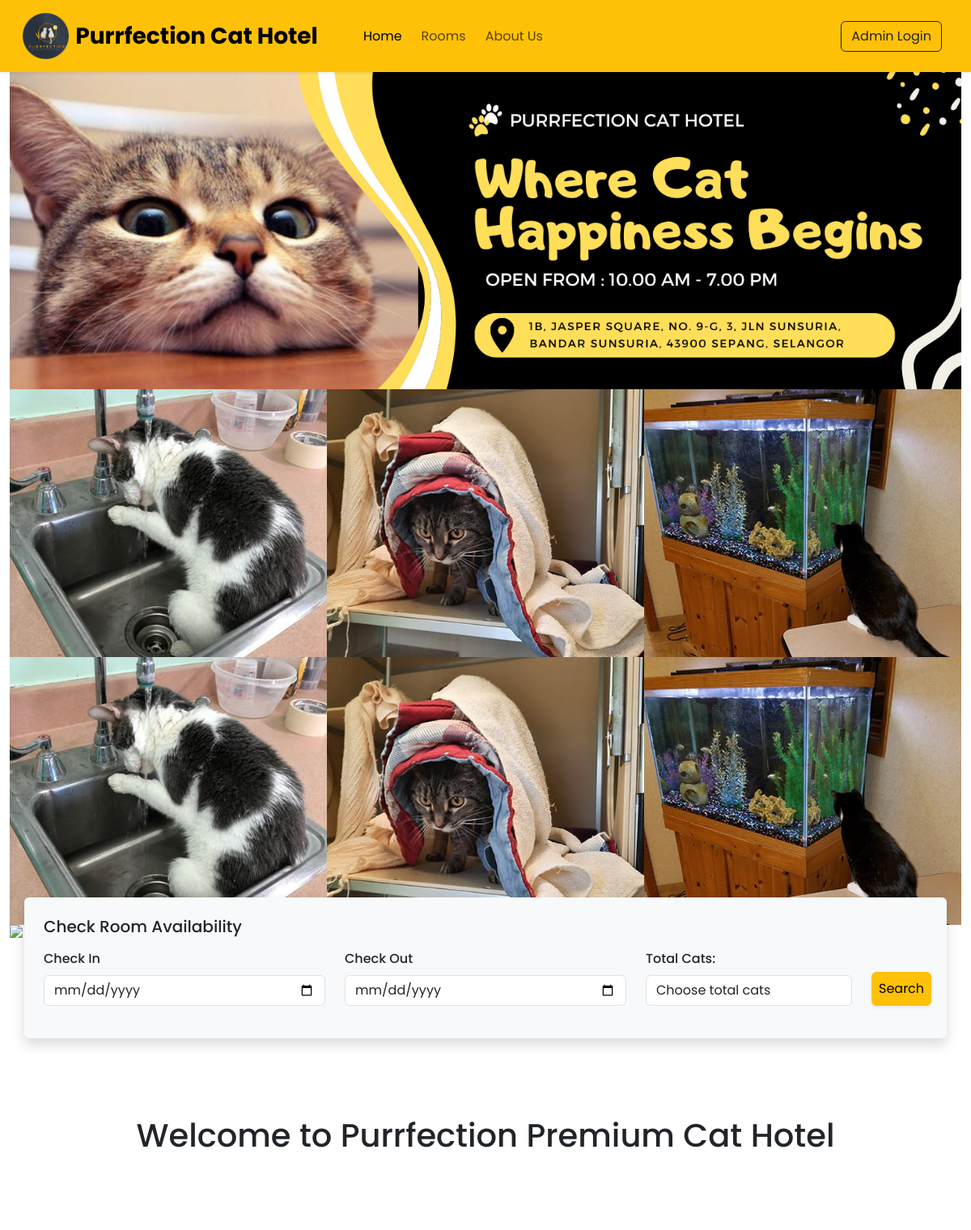
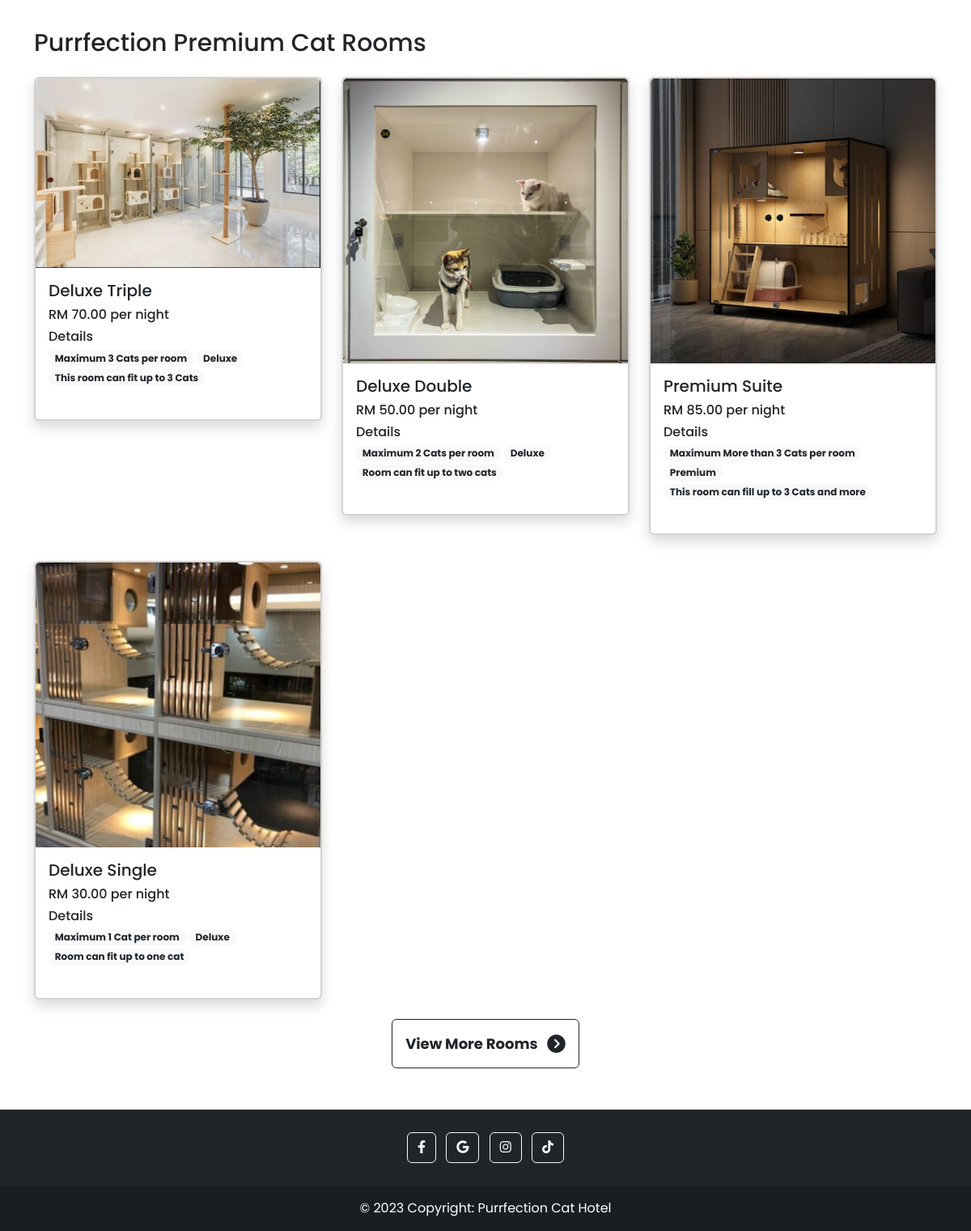
The page /homepage.php on the database its author committed (2 pictures, top to bottom).
### tables this page shows
CREATE TABLE `room_table` (
  `rooms_id` int(11) NOT NULL,
  `rooms_name` text NOT NULL,
  `rooms_type` text NOT NULL,
  `rooms_capacity` varchar(100) NOT NULL,
  `rooms_details` text NOT NULL,
  `rooms_img` text NOT NULL,
  `rooms_price` int(100) NOT NULL,
  `rooms_totalavailability` int(100) NOT NULL
);

### homepage.php (the view, shortened to what this page needs)
<!DOCTYPE html>
<html lang="en">
<head>
    <link href="https://cdn.jsdelivr.net/npm/bootstrap@5.3.0/dist/css/bootstrap.min.css" rel="stylesheet">
    <link rel="stylesheet" href="https://cdnjs.cloudflare.com/ajax/libs/font-awesome/6.4.0/css/all.min.css" />
    <link rel="stylesheet" href="style.css">
    <link rel="stylesheet" href="https://cdn.jsdelivr.net/npm/swiper@9/swiper-bundle.min.css"/>
</head>
<body>
    <nav  class="navbar navbar-expand-lg bg-warning px-lg-3 py-lg-3 shadow-sm sticky-top">
        <div class="container-fluid">
            <img src="./img/logohotelcat.png" alt="" class="logo me-2" href="homepage.php">
            <a href="homepage.php" class="navbar-brand me-5 fw-bold fs-3">Purrfection Cat Hotel</a>
            <div class="collapse navbar-collapse" id="navbarSupportedContent">
            <ul class="navbar-nav me-auto mb-2 mb-lg-0">
                <li class="nav-item">
                <a class="nav-link active me-2" aria-current="page" href="#">Home</a>
                </li>
                <li class="nav-item">
                <a class="nav-link me-2" href="rooms.php">Rooms</a>
                </li>
                <li class="nav-item">
                <a class="nav-link me-2" href="#">About Us</a>
                </li>
            </ul>
            <div class="d-flex">
                <button onclick="window.location.href = 'admin_area/loginadmin.php'" class="btn btn-outline-dark shadow-none me-lg-2 me-3" type="button">Admin Login</button>
            </div>
            </div>
        </div>
    </nav>
    <div class="container-fluid">
        <div class="swiper mySwiper-container">
            <div class="swiper-wrapper">
                <div class="swiper-slide">
                    <img src="img/slidermain.png" class="w-100 d-block h-10">
                </div>
                <div class="swiper-slide">
                    <img src="img/slidertry2.jpg" class="w-100 d-block h-10">
                </div>
                <div class="swiper-slide">
                    <img src="img/slidertry2.jpg" class="w-100 d-block h-10">
                </div>
                <div class="swiper-slide">
                </div>
            </div>
        </div>
    </div>
    <div class="container availroom-form">
        <div class="row">
            <div class="col-lg-13 bg-light shadow p-4 rounded">
                <h5>Check Room Availability</h5>
                <form action="searchresults.php" method="POST">
                    <div class="row pt-2 align-items-end">
                        <div class="col-lg-4 mb-3">
                            <label class="form-label" style="font-weight: 500;">Check In</label>
                            <input type="date" id="checkin" name="checkin" required class="form-control shadow-none">
                        </div>
                        <div class="col-lg-4 mb-3">
                            <label class="form-label" style="font-weight: 500;">Check Out</label>
                            <input type="date" id="checkout" name="checkout" required class="form-control shadow-none">
                        </div>
                        <div class="col-lg-3 mb-3">
                            <label class="form-label" style="font-weight: 500;">Total Cats:</label>
                            <select name="totalcats" id="totalcats"class='form-control shadow-none' required>
                            <option value="">Choose total cats<i class="fa-solid fa-chevron-down"></i></option>
                        </select>
                        </div>
                        <div class="col-lg-1 mb-lg-3 mt-2">
                        <button name="Search-avail" type="submit" class="btn text-center btn-warning shadow-sm p-2">Search</button>
                        </div>
                    </div>
                </form>
            </div>
        </div>
    </div>
    <br><br>
    <h1 class="text-center mt-5 welcome-section"> Welcome to Purrfection Premium Cat Hotel  </h1>
    <br>
    <br><br>
    <div class="container">
        <h4 class="mt-5" style="font-size: 30px">Purrfection Premium Cat Rooms</h4>
    </div>
    <div class="container rooms-prev">
        <div class="row">
        <?php
            require('includes/connect.php');
            $select_query = "SELECT * FROM room_table order by rand()";
            $result_query=mysqli_query($connection,$select_query);
            while($row=mysqli_fetch_assoc($result_query)){
                $rooms_name=$row['rooms_name'];
                $rooms_type=$row['rooms_type'];
                $rooms_capacity=$row['rooms_capacity'];
                $rooms_details=$row['rooms_details'];
                $rooms_img=$row['rooms_img'];
                $rooms_price=$row['rooms_price'];
                echo "<div class='col-lg-4 col-md-6 my-3'>
                <div class='card border-2 shadow' style='max-width: 360px; margin:auto'>
                    <img src='./admin_area/room_images/$rooms_img' class='card-img-top' alt='...'>
                    <div class='card-body'>
                        <h5 class='card-title'>$rooms_name</h5>
                        <h6>RM $rooms_price.00 per night</h6>
                        <div class='features mb-4'>
                            <h6 class='mb-1'>
                                Details
                            </h6>
                            <span class='badge rounded-pill text-dark bg-light text-wrap'>Maximum $rooms_capacity per room</span>
                            <span class='badge rounded-pill text-dark bg-light'>$rooms_type</span>
                            <span class='badge rounded-pill text-dark bg-light text-wrap'>$rooms_details</span>
                        </div>
                    </div>
                </div>
            </div>";
            }
        ?>
            <div class="col-lg-12 text-center mt-2">
                <a href="rooms.php" class="btn btn-sm btn-outline-dark rounded fw-bold shadow-none p-3" style="font-size: 18px;">View More Rooms <i class="fa-solid fa-circle-chevron-right fa-lg ms-2"></i></a>
            </div>
            <br><br><br><br><br>
        </div>
    </div>
    <footer class="bg-dark text-center text-white">
        <div class="container p-4 pb-0">
            <section class="mb-4">
            <a class="btn btn-outline-light btn-floating m-1" href="#!" role="button"
                ><i class="fab fa-facebook-f"></i
            ></a>
            <a class="btn btn-outline-light btn-floating m-1" href="#!" role="button"
                ><i class="fab fa-google"></i
            ></a>
            <a class="btn btn-outline-light btn-floating m-1" href="#!" role="button"
                ><i class="fab fa-instagram"></i
            ></a>
            <a class="btn btn-outline-light btn-floating m-1" href="#!" role="button"
                ><i class="fab fa-tiktok"></i
            ></a>
            </section>
        </div>
        <div class="text-center p-3" style="background-color: rgba(0, 0, 0, 0.2);">
            © 2023 Copyright: Purrfection Cat Hotel
        </div>
    </footer>
</body>
</html>

### style.css (style rules this page uses)
.logo { width: 7%; height: 7%; }
* { font-family: 'Poppins', sans-serif; }

### homepage.php (style rules this page uses)
* { font-family: 'Poppins', sans-serif; }
.logo { width: 5%; height: 5%; }
.availroom-form { margin-top: -50px; z-index: 2; position: relative; }

### rows shown on the page
room_table: rooms_img (picture), rooms_name "Deluxe Triple", rooms_price "70", rooms_capacity "3 Cats", rooms_type "Deluxe", rooms_details "This room can fit up to 3 Cats"
room_table: rooms_img (picture), rooms_name "Deluxe Double", rooms_price "50", rooms_capacity "2 Cats", rooms_type "Deluxe", rooms_details "Room can fit up to two cats"
room_table: rooms_img (picture), rooms_name "Premium Suite", rooms_price "85", rooms_capacity "More than 3 Cats", rooms_type "Premium", rooms_details "This room can fill up to 3 Cats and more"
room_table: rooms_img (picture), rooms_name "Deluxe Single", rooms_price "30", rooms_capacity "1 Cat", rooms_type "Deluxe", rooms_details "Room can fit up to one cat"
